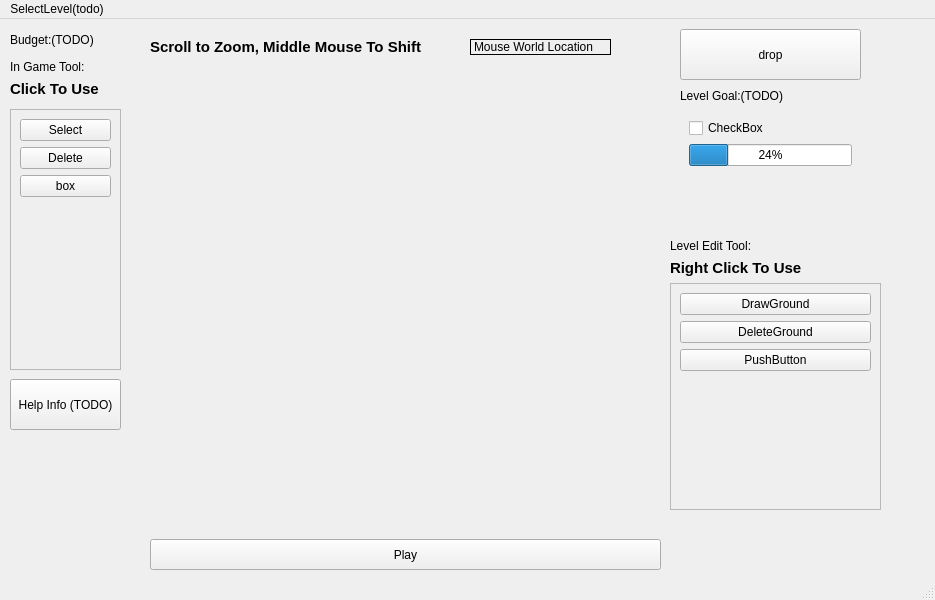
<?xml version="1.0" encoding="UTF-8"?>
<ui version="4.0">
 <class>MainWindow</class>
 <widget class="QMainWindow" name="MainWindow">
  <property name="geometry">
   <rect>
    <x>0</x>
    <y>0</y>
    <width>935</width>
    <height>600</height>
   </rect>
  </property>
  <property name="windowTitle">
   <string>MainWindow</string>
  </property>
  <widget class="QWidget" name="centralwidget">
   <widget class="QPushButton" name="pushButton">
    <property name="geometry">
     <rect>
      <x>680</x>
      <y>10</y>
      <width>181</width>
      <height>51</height>
     </rect>
    </property>
    <property name="text">
     <string>drop</string>
    </property>
   </widget>
   <widget class="QWidget" name="verticalLayoutWidget">
    <property name="geometry">
     <rect>
      <x>150</x>
      <y>40</y>
      <width>511</width>
      <height>471</height>
     </rect>
    </property>
    <layout class="QVBoxLayout" name="verticalLayout"/>
   </widget>
   <widget class="QLabel" name="mouseLocation">
    <property name="geometry">
     <rect>
      <x>470</x>
      <y>20</y>
      <width>141</width>
      <height>16</height>
     </rect>
    </property>
    <property name="frameShape">
     <enum>QFrame::Shape::Box</enum>
    </property>
    <property name="text">
     <string>Mouse World Location</string>
    </property>
   </widget>
   <widget class="QLabel" name="budgetLabel">
    <property name="geometry">
     <rect>
      <x>10</x>
      <y>10</y>
      <width>111</width>
      <height>21</height>
     </rect>
    </property>
    <property name="text">
     <string>Budget:(TODO)</string>
    </property>
   </widget>
   <widget class="QPushButton" name="playButton">
    <property name="geometry">
     <rect>
      <x>150</x>
      <y>520</y>
      <width>511</width>
      <height>31</height>
     </rect>
    </property>
    <property name="text">
     <string>Play</string>
    </property>
   </widget>
   <widget class="QScrollArea" name="scrollArea_2">
    <property name="geometry">
     <rect>
      <x>10</x>
      <y>90</y>
      <width>111</width>
      <height>261</height>
     </rect>
    </property>
    <property name="widgetResizable">
     <bool>true</bool>
    </property>
    <widget class="QWidget" name="scrollAreaWidgetContents_2">
     <property name="geometry">
      <rect>
       <x>0</x>
       <y>0</y>
       <width>109</width>
       <height>259</height>
      </rect>
     </property>
     <layout class="QGridLayout" name="gridLayout_2">
      <item row="0" column="0">
       <layout class="QVBoxLayout" name="toolArea_2">
        <item>
         <widget class="QPushButton" name="selectTool">
          <property name="text">
           <string>Select</string>
          </property>
         </widget>
        </item>
        <item>
         <widget class="QPushButton" name="deleteToolButton">
          <property name="text">
           <string>Delete</string>
          </property>
         </widget>
        </item>
        <item>
         <widget class="QPushButton" name="boxToolButton">
          <property name="text">
           <string>box</string>
          </property>
         </widget>
        </item>
        <item>
         <spacer name="verticalSpacer_2">
          <property name="orientation">
           <enum>Qt::Orientation::Vertical</enum>
          </property>
          <property name="sizeHint" stdset="0">
           <size>
            <width>20</width>
            <height>40</height>
           </size>
          </property>
         </spacer>
        </item>
       </layout>
      </item>
     </layout>
    </widget>
   </widget>
   <widget class="QLabel" name="label_2">
    <property name="geometry">
     <rect>
      <x>10</x>
      <y>40</y>
      <width>111</width>
      <height>16</height>
     </rect>
    </property>
    <property name="text">
     <string>In Game Tool:</string>
    </property>
   </widget>
   <widget class="QLabel" name="label_5">
    <property name="geometry">
     <rect>
      <x>150</x>
      <y>20</y>
      <width>321</width>
      <height>16</height>
     </rect>
    </property>
    <property name="font">
     <font>
      <pointsize>11</pointsize>
      <bold>true</bold>
     </font>
    </property>
    <property name="text">
     <string>Scroll to Zoom, Middle Mouse To Shift</string>
    </property>
   </widget>
   <widget class="QLabel" name="label_6">
    <property name="geometry">
     <rect>
      <x>10</x>
      <y>60</y>
      <width>111</width>
      <height>19</height>
     </rect>
    </property>
    <property name="font">
     <font>
      <pointsize>11</pointsize>
      <bold>true</bold>
     </font>
    </property>
    <property name="text">
     <string>Click To Use</string>
    </property>
   </widget>
   <widget class="QPushButton" name="pushButton_2">
    <property name="geometry">
     <rect>
      <x>10</x>
      <y>360</y>
      <width>111</width>
      <height>51</height>
     </rect>
    </property>
    <property name="text">
     <string>Help Info (TODO)</string>
    </property>
   </widget>
   <widget class="QWidget" name="">
    <property name="geometry">
     <rect>
      <x>680</x>
      <y>70</y>
      <width>181</width>
      <height>137</height>
     </rect>
    </property>
    <layout class="QVBoxLayout" name="verticalLayout_4">
     <item>
      <widget class="QLabel" name="label_4">
       <property name="text">
        <string>Level Goal:(TODO)</string>
       </property>
      </widget>
     </item>
     <item>
      <widget class="QWidget" name="widget" native="true">
       <layout class="QVBoxLayout" name="verticalLayout_3">
        <item>
         <widget class="QCheckBox" name="checkBox">
          <property name="text">
           <string>CheckBox</string>
          </property>
         </widget>
        </item>
        <item>
         <widget class="QProgressBar" name="progressBar">
          <property name="value">
           <number>24</number>
          </property>
         </widget>
        </item>
        <item>
         <spacer name="verticalSpacer_3">
          <property name="orientation">
           <enum>Qt::Orientation::Vertical</enum>
          </property>
          <property name="sizeHint" stdset="0">
           <size>
            <width>20</width>
            <height>40</height>
           </size>
          </property>
         </spacer>
        </item>
       </layout>
      </widget>
     </item>
    </layout>
   </widget>
   <widget class="QWidget" name="">
    <property name="geometry">
     <rect>
      <x>670</x>
      <y>220</y>
      <width>211</width>
      <height>271</height>
     </rect>
    </property>
    <layout class="QVBoxLayout" name="verticalLayout_5">
     <item>
      <layout class="QVBoxLayout" name="verticalLayout_2">
       <item>
        <widget class="QLabel" name="label">
         <property name="text">
          <string>Level Edit Tool:</string>
         </property>
        </widget>
       </item>
       <item>
        <widget class="QLabel" name="label_3">
         <property name="font">
          <font>
           <pointsize>11</pointsize>
           <bold>true</bold>
          </font>
         </property>
         <property name="text">
          <string>Right Click To Use</string>
         </property>
        </widget>
       </item>
      </layout>
     </item>
     <item>
      <widget class="QScrollArea" name="scrollArea">
       <property name="widgetResizable">
        <bool>true</bool>
       </property>
       <widget class="QWidget" name="scrollAreaWidgetContents">
        <property name="geometry">
         <rect>
          <x>0</x>
          <y>0</y>
          <width>207</width>
          <height>219</height>
         </rect>
        </property>
        <layout class="QGridLayout" name="gridLayout">
         <item row="0" column="0">
          <layout class="QVBoxLayout" name="toolArea">
           <item>
            <widget class="QPushButton" name="drawGroundButton">
             <property name="text">
              <string>DrawGround</string>
             </property>
            </widget>
           </item>
           <item>
            <widget class="QPushButton" name="deleteGroundButton">
             <property name="text">
              <string>DeleteGround</string>
             </property>
            </widget>
           </item>
           <item>
            <widget class="QPushButton" name="pushButton_7">
             <property name="text">
              <string>PushButton</string>
             </property>
            </widget>
           </item>
           <item>
            <spacer name="verticalSpacer">
             <property name="orientation">
              <enum>Qt::Orientation::Vertical</enum>
             </property>
             <property name="sizeHint" stdset="0">
              <size>
               <width>20</width>
               <height>40</height>
              </size>
             </property>
            </spacer>
           </item>
          </layout>
         </item>
        </layout>
       </widget>
      </widget>
     </item>
    </layout>
   </widget>
  </widget>
  <widget class="QMenuBar" name="menubar">
   <property name="geometry">
    <rect>
     <x>0</x>
     <y>0</y>
     <width>935</width>
     <height>20</height>
    </rect>
   </property>
   <widget class="QMenu" name="menuSelectLevel_todo">
    <property name="title">
     <string>SelectLevel(todo)</string>
    </property>
   </widget>
   <addaction name="menuSelectLevel_todo"/>
  </widget>
  <widget class="QStatusBar" name="statusbar"/>
 </widget>
 <resources/>
 <connections/>
</ui>
